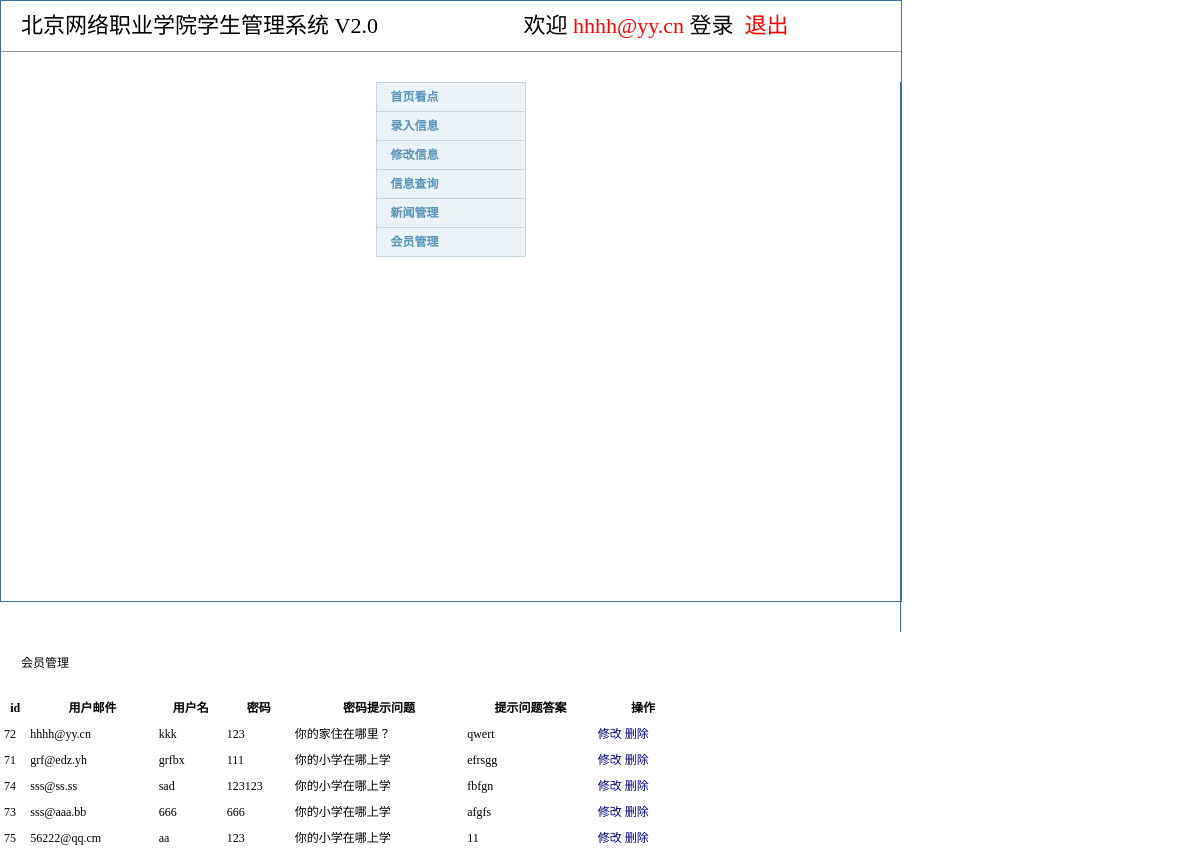
The app's page /huiyuan-list.php (signed in) with its own data.
### tables this page shows
CREATE TABLE `user` (
  `id` int(11) NOT NULL AUTO_INCREMENT,
  `email` varchar(100) DEFAULT NULL COMMENT '电子邮件，不可重复',
  `name` varchar(100) DEFAULT NULL COMMENT '昵称，可重复',
  `password` varchar(16) DEFAULT NULL COMMENT '密码',
  `question` varchar(255) DEFAULT NULL COMMENT '密码提示问题',
  `answer` varchar(255) DEFAULT NULL COMMENT '忘记密码答案',
  PRIMARY KEY (`id`)
);

### huiyuan-list.php (the view, shortened to what this page needs)
<?php include("head.php"); ?>
<?php
include ('conn.php');
$sql = "select id,email,name,password,question,answer from user";
$result = mysqli_query($conn,$sql);
?>
<div class="sui-layout" style="height: 550px">
	<div class="sidebar" style="height:100%;border-right:1px solid #41719c;">
		<?php include("leftmenu.php"); ?>
	</div>
	<div class="content">
		<p class="sui-text-xxlarge my-padd label-success">会员管理</p>
		<table class="sui-table table-bordered" style="width: 690px">
			<tr>
				<th>id</th>
				<th>用户邮件</th>
				<th>用户名</th>
				<th>密码</th>
				<th>密码提示问题</th>
				<th>提示问题答案</th>
				<th>操作</th>
			</tr>
			<?php
				if (mysqli_num_rows($result) > 0) {
					while ( $row = mysqli_fetch_assoc($result)) {
						echo "<tr>
								<td>{$row['id']}</td>
								<td>{$row['email']}</td>
								<td>{$row['name']}</td>
								<td>{$row['password']}</td>
								<td>{$row['question']}</td>
								<td>{$row['answer']}</td>
								<td><a href='huiyuan-update.php?kid={$row["id"]}' class='sui-btn btn-warning'>修改</a>
									<a href='huiyuan-del.php?kid={$row["id"]}' class='sui-btn btn-danger'>删除</a>
								</td>
							</tr>";
					}
				}else{
					echo "没有记录";
				}
			?>
		</table>
	</div>
</div>

### css/default.css (style rules this page uses)
body { margin:0;padding:0 0 12px 0;font-size:12px;line-height:22px;font-family:"\5b8b\4f53","Arial Narrow";background:#fff; }
form,ul,li,p,h1,h2,h3,h4,h5,h6 { margin:0;padding:0; }
a { color:#00007F;text-decoration:none; }
.my-padd { padding:20px; }

### head.php (style rules this page uses)
.content { -webkit-animation-name: fadeIn; -webkit-animation-duration: 2s; -webkit-animation-iteration-count: 1; -webkit-animation-delay: 0s; }

### records on screen
user: id "72", email "hhhh@yy.cn", name "kkk", password "123", question "你的家住在哪里？", answer "qwert"
user: id "71", email "grf@edz.yh", name "grfbx", password "111", question "你的小学在哪上学", answer "efrsgg"
user: id "74", email "sss@ss.ss", name "sad", password "123123", question "你的小学在哪上学", answer "fbfgn"
user: id "73", email "sss@aaa.bb", name "666", password "666", question "你的小学在哪上学", answer "afgfs"
user: id "75", email "56222@qq.cm", name "aa", password "123", question "你的小学在哪上学", answer "11"

### other values on screen
$_SESSION['usemail'] "hhhh@yy.cn"
